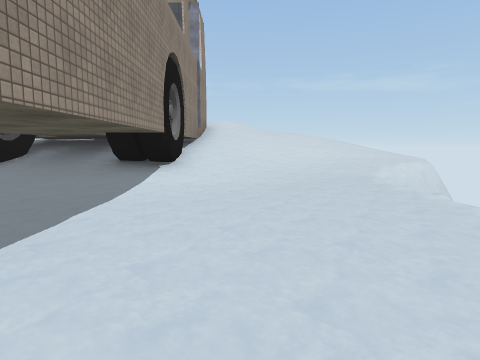
View 1 (above)

24 first-person views from a walk through a scene from a Unity 3-D project. The camera is 1.4 m above the floor, tilts 6° down and sees 75° across. The floor is counted in squares, 2 m on a side. Each view is taken from the middle of a square. On the plan, view 1 faces up. The plan holds only what a view shows up to about 10 squares ahead; the rest is blank. The place goes on beyond the plan. The player is left out. Some surface patterns are stand-ins.

View 2
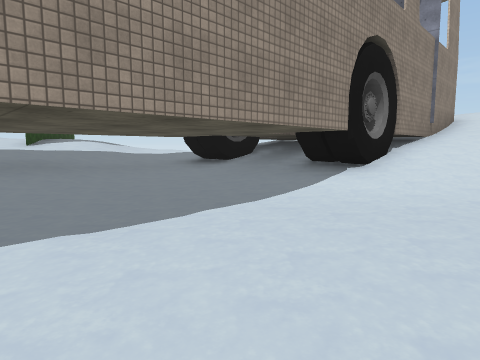

View 3
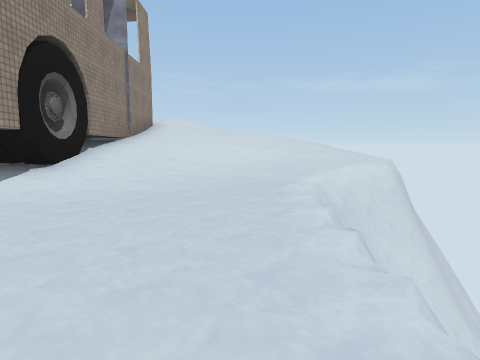

View 4
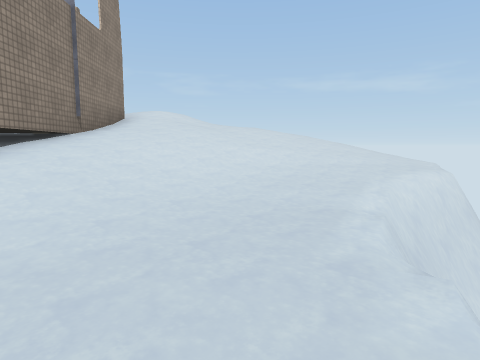

View 5
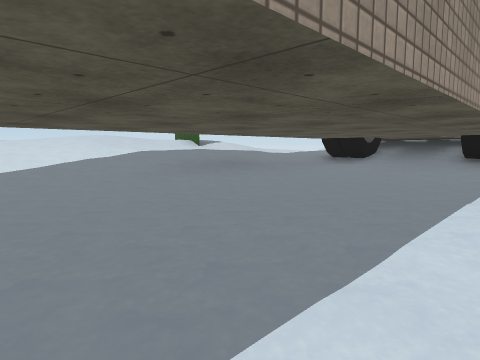

View 6
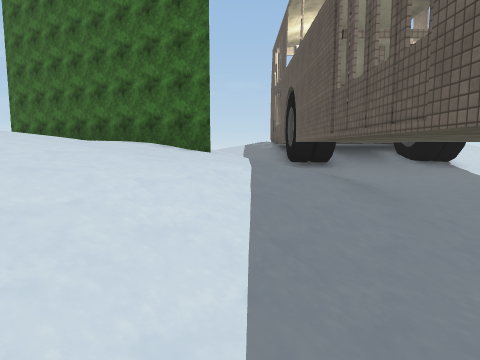

View 7
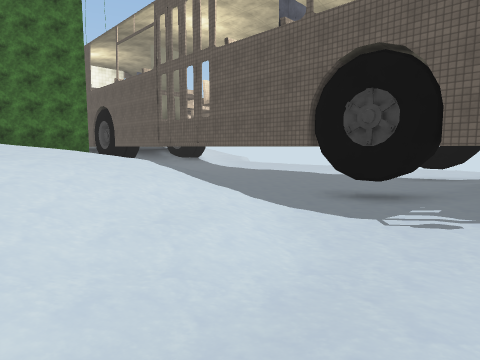

View 8
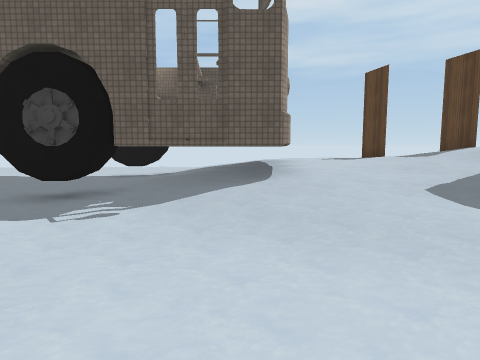

View 9
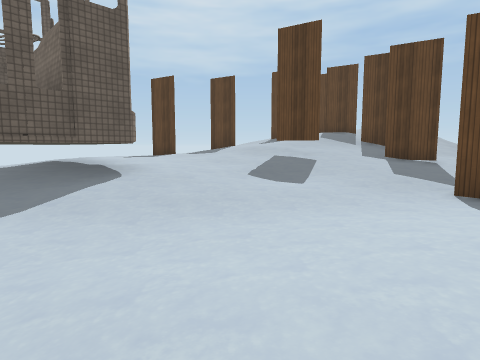

View 10
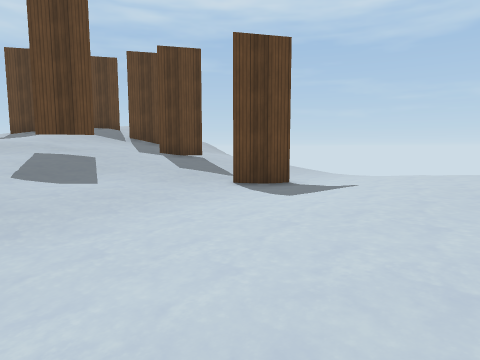

View 11
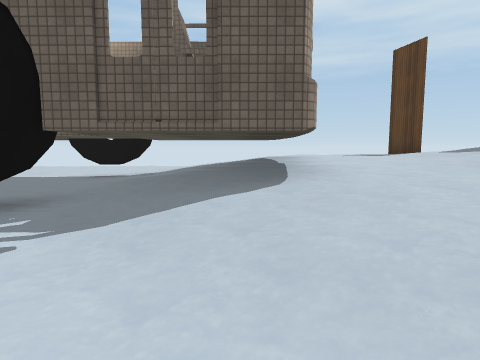

View 12
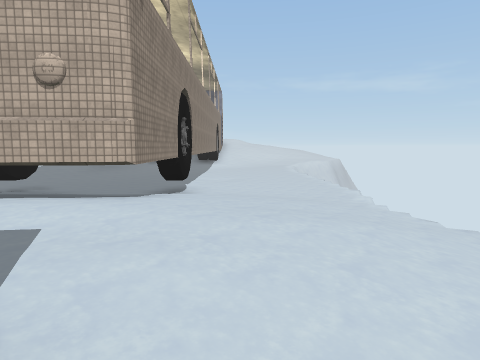

View 13
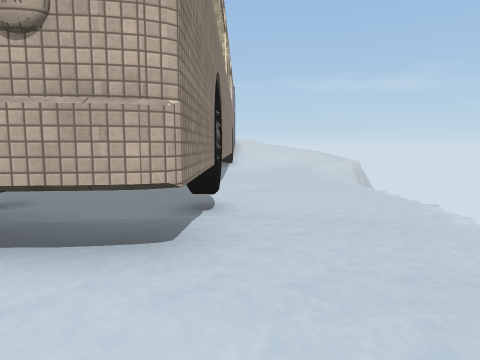

View 14
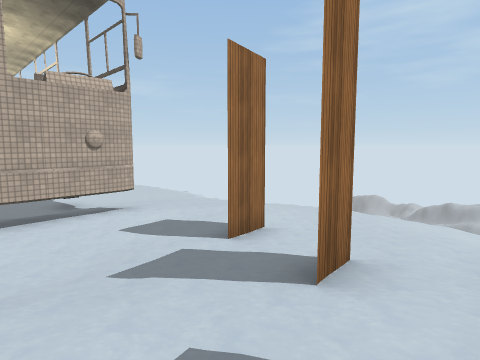

View 15
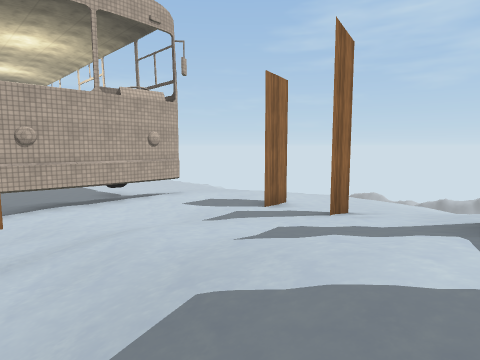

View 16
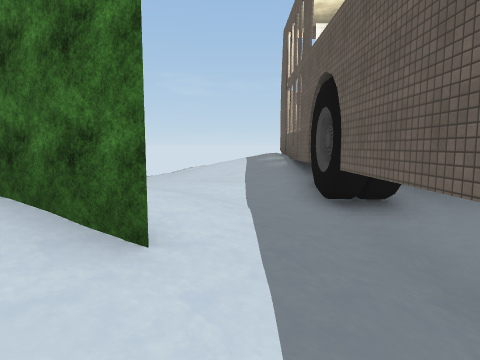

View 17
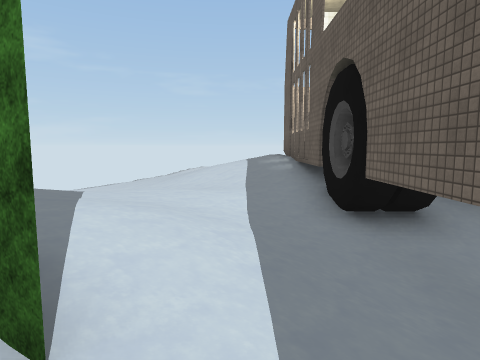

View 18
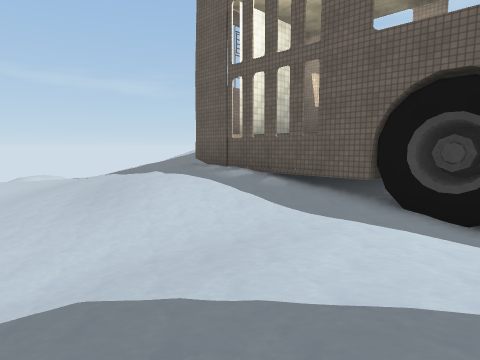

View 19
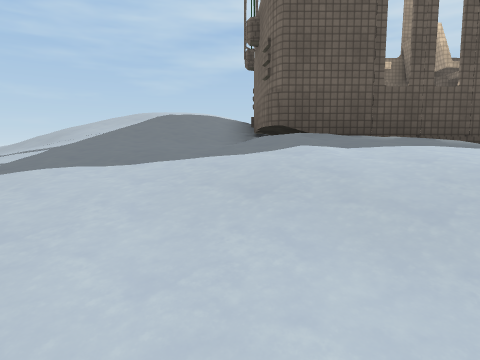

View 20
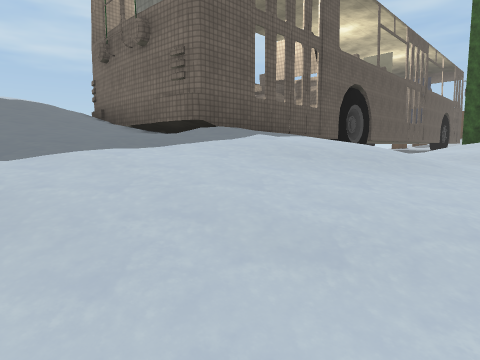

View 21
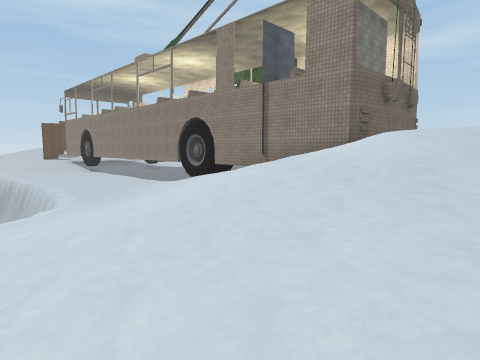

View 22
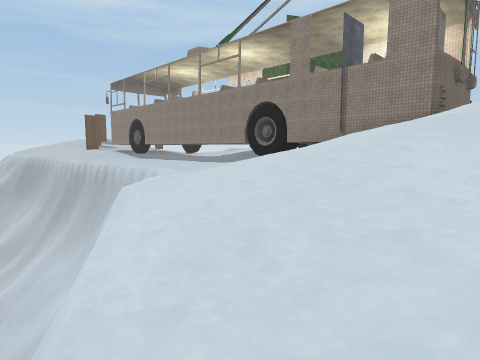

View 23
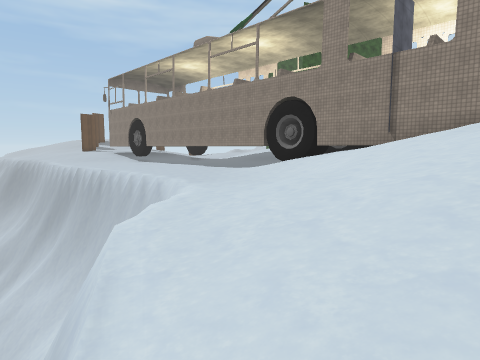

View 24
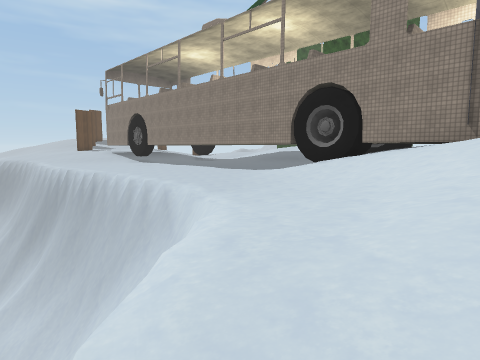

### Floor plan
Key: @ floor where view 1 was taken; # wall or solid block; x gap in a wall; . main floor; : floor 1.5 m higher than the main floor; + floor 3.25 m higher than the main floor; / step, stairs or slope; = window, fence, low wall or low ledge; ^ raised ledge; v drop or lower ground; T thing the floor can be seen under or through.
Columns run from 12 left of view 1 to 9 right of it. Each row starts with its distance up from view 1.
 17  ...:::/+++   +++::
 16  ...:::++++++++++:::..
 15  ..::::++++++++++::..v
 14  ..::::+++++++++:::./v
 13  ..:::#####+++//:///v
 12 ...:::#^  #++///:../v
 11 ...:::^   #::///...v
 10 ....::#   #:///...vvv
  9 ....::#   #://...vvvv
  8 ...:::##^##:/...vvvvv
  7 :::::.TT=##.....vv
  6 ::::..TT.##.....vvvv
  5 #::::.T.........vvvv
  4 ###::.T........vvvvv
  3  :##:.T........vvvvv
  2   :::.T.........vvvv
  1  ::::.T........ vvv
  0 :::://......@    vv
 -1 ::::/...........
 -2  ::/............
 -3 ::../...........
 -4 ......T...#.....
 -5 ......T...#.....
 -6 ......TT. #....v
 -7 ......T =##....v
 -8 ......#   #.....
 -9 ......#=^=#.....
-10 ........::::....
-11 .......:.:::....
-12 x#...::::::#....
-13 ....:#::::::....v
-14 ....:::::::::...v
-15  ..#::++::#::.../
-16  .. :/++++:::
-17      +++++

Positions as (right, up) in squares from view 1, and headings:
1: (0, 0), facing up
2: (1, 1), facing up-left
3: (2, 1), facing up
4: (2, 4), facing up
5: (-1, -3), facing up-left
6: (-8, -3), facing up
7: (-12, -7), facing up-right
8: (-12, -8), facing right
9: (-12, -6), facing down-right
10: (-11, -6), facing down
11: (-10, -8), facing right
12: (0, -13), facing up
13: (-1, -11), facing up
14: (-5, -16), facing up-right
15: (-7, -17), facing up-right
16: (-8, 1), facing up
17: (-8, 2), facing up
18: (-12, 6), facing up-right
19: (-11, 14), facing right
20: (-11, 17), facing down-right
21: (6, 17), facing down-left
22: (9, 16), facing down-left
23: (8, 14), facing down-left
24: (7, 12), facing down-left
